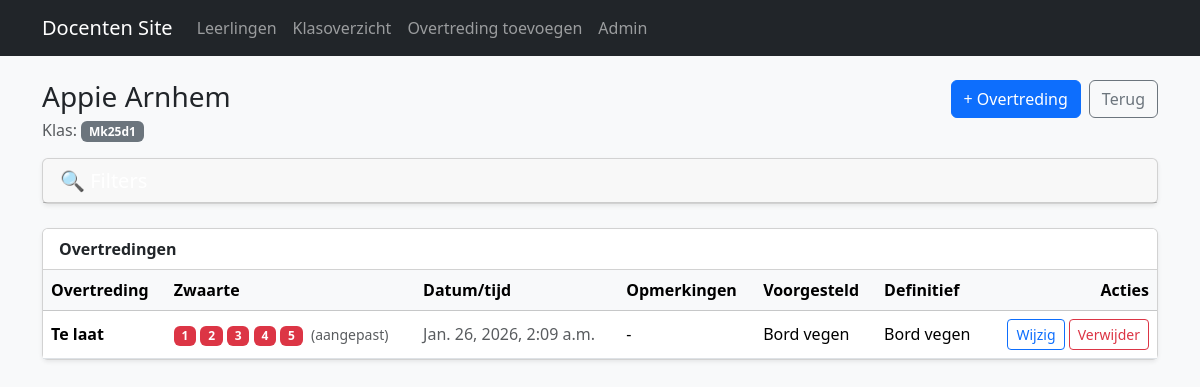
Page /leerling/2/ on the committed database.
### core/models.py (models this page shows, shortened)
class Student(models.Model):
    first_name = models.CharField(max_length=80)
    last_name = models.CharField(max_length=80)
    school_class = models.ForeignKey(SchoolClass, on_delete=models.PROTECT, related_name="students")
    class Meta:
        ordering = ["first_name", "last_name"]  # Osiris volgorde

class SchoolClass(models.Model):
    name = models.CharField(max_length=50, unique=True)  # bijv. "MBO4A"

class Violation(models.Model):
    student = models.ForeignKey(Student, on_delete=models.CASCADE, related_name="violations")
    violation_type = models.ForeignKey(ViolationType, on_delete=models.PROTECT, related_name="violations")
    created_at = models.DateTimeField(auto_now_add=True)
    amount_text = models.CharField(max_length=50, blank=True)
    severity = models.PositiveSmallIntegerField(
        null=True,
        blank=True,
        help_text="Zwaarte van deze overtreding (1-5). Laat leeg om de standaard zwaarte van het type te gebruiken."
    )
    proposed_sanction = models.ForeignKey(
        Sanction, null=True, blank=True,
        on_delete=models.SET_NULL,
        related_name="proposed_for"
    )
    final_sanction_text = models.CharField(max_length=200, blank=True)
    def get_severity(self):
        return self.severity if self.severity is not None else self.violation_type.severity

class ViolationType(models.Model):
    name = models.CharField(max_length=120, unique=True)   # "Te laat", "Telefoon"
    severity = models.PositiveSmallIntegerField(default=1) # 1-5
    allow_free_text_amount = models.BooleanField(
        default=False,
        help_text="Bijv. te laat komen: docent kan minuten invullen."
    )
    def __str__(self):
        return f"{self.name} (zwaarte {self.severity})"

class Sanction(models.Model):
    name = models.CharField(max_length=120, unique=True)
    min_severity = models.PositiveSmallIntegerField(default=1)
    max_severity = models.PositiveSmallIntegerField(default=5)
    active = models.BooleanField(default=True)
    def __str__(self):
        return self.name

### core/views.py (the view)
# urls.py: path("leerling/<int:student_id>/", views.student_detail, name="student_detail"),
def student_detail(request, student_id: int):
    student = get_object_or_404(Student, id=student_id)
    filter_form = ViolationFilterForm(request.GET)
    violations = student.violations.select_related("violation_type", "proposed_sanction")
    violation_filter = Q()
    has_active_filters = False
    if filter_form.is_valid():
        date_from = filter_form.cleaned_data.get("date_from")
        date_to = filter_form.cleaned_data.get("date_to")
        violation_type = filter_form.cleaned_data.get("violation_type")
        severity = filter_form.cleaned_data.get("severity")
        if date_from:
            violation_filter &= Q(created_at__date__gte=date_from)
            has_active_filters = True
        if date_to:
            violation_filter &= Q(created_at__date__lte=date_to)
            has_active_filters = True
        if violation_type:
            violation_filter &= Q(violation_type=violation_type)
            has_active_filters = True
        if severity:
            violation_filter &= Q(violation_type__severity=int(severity))
            has_active_filters = True
    if violation_filter:
        violations = violations.filter(violation_filter)
    violations = violations.order_by("-created_at")
    return render(request, "core/student_detail.html", {
        "student": student,
        "violations": violations,
        "filter_form": filter_form,
        "has_active_filters": has_active_filters,
    })

### core/templates/core/student_detail.html (shortened to what this page needs)
{% extends "core/base.html" %}
{% block content %}
<div class="d-flex justify-content-between align-items-start mb-3">
  <div>
    <h1 class="h3 mb-1">{{ student.first_name }} {{ student.last_name }}</h1>
    <div class="text-muted">Klas: <span class="badge text-bg-secondary">{{ student.school_class.name }}</span></div>
  </div>
  <div class="d-flex gap-2">
    <a class="btn btn-primary" href="{% url 'violation_create_for_student' student.id %}">+ Overtreding</a>
    <a class="btn btn-outline-secondary" href="{% url 'students_list' %}">Terug</a>
  </div>
</div>
<div class="card shadow-sm mb-4">
  <div class="card-header">
    <button class="btn btn-link text-decoration-none text-white p-0 w-100 text-start" type="button" data-bs-toggle="collapse" data-bs-target="#filterCollapse" aria-expanded="{% if has_active_filters %}true{% else %}false{% endif %}" aria-controls="filterCollapse">
      <h5 class="mb-0 d-flex justify-content-between align-items-center">
        <span>🔍 Filters</span>
      </h5>
    </button>
  </div>
</div>
<div class="card shadow-sm">
  <div class="card-header bg-white">
    <strong>Overtredingen</strong>
  </div>
  <div class="table-responsive">
    <table class="table table-hover mb-0 align-middle">
      <thead class="table-light">
        <tr>
          <th>Overtreding</th>
          <th>Zwaarte</th>
          <th>Datum/tijd</th>
          <th>Opmerkingen</th>
          <th>Voorgesteld</th>
          <th>Definitief</th>
          <th class="text-end">Acties</th>
        </tr>
      </thead>
      <tbody>
        {% for v in violations %}
          <tr>
            <td><strong>{{ v.violation_type.name }}</strong></td>
            <td>
              {% with severity=v.get_severity %}
                {% for i in "12345" %}
                  <span class="badge {% if forloop.counter <= severity %}bg-danger{% else %}bg-secondary{% endif %}">
                    {{ forloop.counter }}
                  </span>
                {% endfor %}
                {% if v.severity %}
                  <small class="text-muted ms-1">(aangepast)</small>
                {% endif %}
              {% endwith %}
            </td>
            <td class="text-muted">{{ v.created_at }}</td>
            <td>{{ v.amount_text|default:"-" }}</td>
            <td>{{ v.proposed_sanction|default:"-" }}</td>
            <td>{{ v.final_sanction_text|default:"-" }}</td>
            <td class="text-end">
              <a class="btn btn-sm btn-outline-primary" href="{% url 'violation_edit' v.id %}">Wijzig</a>
              <a class="btn btn-sm btn-outline-danger" href="{% url 'violation_delete' v.id %}">Verwijder</a>
            </td>
          </tr>
        {% empty %}
          <tr><td colspan="7" class="text-muted">Nog geen overtredingen.</td></tr>
        {% endfor %}
      </tbody>
    </table>
  </div>
</div>
{% endblock %}

### rows in the picture
Student: first_name "Appie", last_name "Arnhem", school_class.name "Mk25d1"
Violation: violation_type.name "Te laat", severity "(aangepast)", created_at "Jan. 26, 2026, 2:09 a.m.", amount_text "-", proposed_sanction "Bord vegen", final_sanction_text "Bord vegen"
